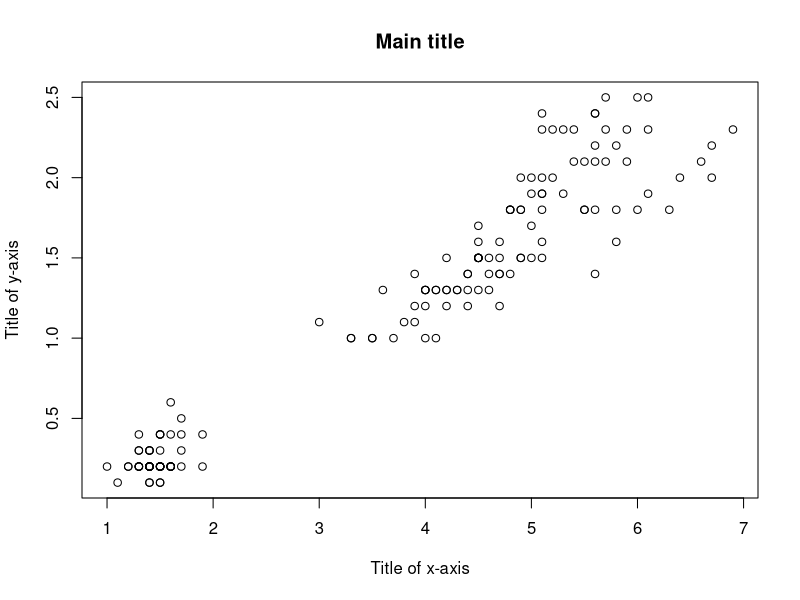

The R script that drew this image:
plot(iris[,3:4],
     main="Main title",#圖表標題
     xlab="Title of x-axis",#x軸座標名
     ylab="Title of y-axis")#y軸座標名
